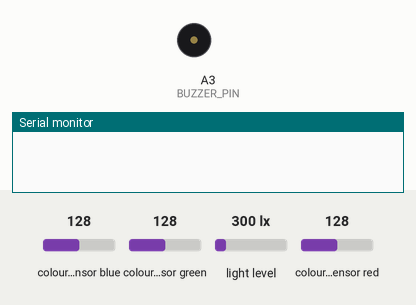
Recording of a sketch running on a simulated Arduino Pro Mini, built with avr-gcc and run on an emulated ATmega328P. On the bench: buzzer (waves = sounding), the last lines printed to the serial monitor. Inputs (shaded band) come from the test bench; at power-on: colour sensor blue 128, colour sensor green 128, light level 300 lx, colour sensor red 128.

Above: at 0.0 s.
At 0.7 s:
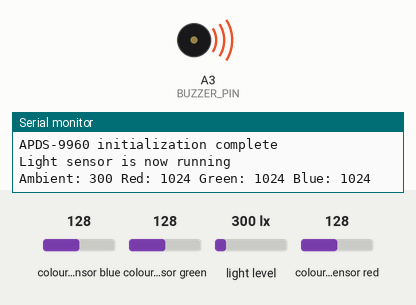
Timing chart, 0 to 2.2 s (numbered marks = the images above):
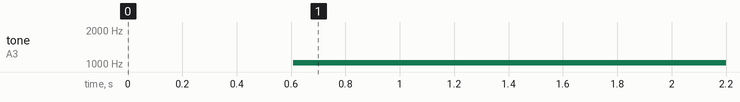

The sketch:

Prototype_01.ino
```cpp
// (licence header left out)
#include <Wire.h>
#include <SparkFun_APDS9960.h>

// Global Variables
SparkFun_APDS9960 apds = SparkFun_APDS9960();
uint16_t ambient_light = 0;
uint16_t red_light = 0;
uint16_t green_light = 0;
uint16_t blue_light = 0;

#define LED_PIN 4
#define BUZZER_PIN A3

void setup() {

  // Initialize Serial port
  Serial.begin(9600);
  Serial.println();
  Serial.println(F("--------------------------------"));
  Serial.println(F("SparkFun APDS-9960 - ColorSensor"));
  Serial.println(F("--------------------------------"));

  // Initialize APDS-9960 (configure I2C and initial values)
  if ( apds.init() ) {
    Serial.println(F("APDS-9960 initialization complete"));
  } else {
    Serial.println(F("Something went wrong during APDS-9960 init!"));
  }

  // Start running the APDS-9960 light sensor (no interrupts)
  if ( apds.enableLightSensor(false) ) {
    Serial.println(F("Light sensor is now running"));
  } else {
    Serial.println(F("Something went wrong during light sensor init!"));
  }

  // Wait for initialization and calibration to finish
  delay(500);
}

void loop() {

  // Read the light levels (ambient, red, green, blue)
  if (  !apds.readAmbientLight(ambient_light) ||
        !apds.readRedLight(red_light) ||
        !apds.readGreenLight(green_light) ||
        !apds.readBlueLight(blue_light) ) {
    Serial.println("Error reading light values");
  } else {
    Serial.print("Ambient: ");
    Serial.print(ambient_light);
    Serial.print(" Red: ");
    Serial.print(red_light);
    Serial.print(" Green: ");
    Serial.print(green_light);
    Serial.print(" Blue: ");
    Serial.println(blue_light);
    playsound();
  }

  // Wait 1 second before next reading
  delay(1000);

}

void playsound(){

digitalWrite(LED_PIN,HIGH);
noTone(BUZZER_PIN);
tone(BUZZER_PIN, red_light);

}
```

Measured:
- by itself, tone on A3 (BUZZER_PIN): silent → 1024 Hz at 0.61 s
